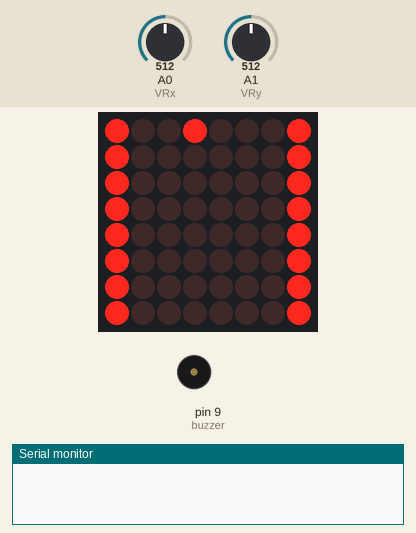
Bench run of a sketch on a simulated Arduino Uno, built with avr-gcc and run on an emulated ATmega328P. On the bench: 8×8 LED matrix, buzzer (waves = sounding), the last lines printed to the serial monitor. The test bench sets the inputs (shaded band); at power-on: A1 (VRy) = 512, A0 (VRx) = 512.

Above: at 1.2 s.
1.3 s: A1 (VRy) set to 890
4.3 s: A1 (VRy) set to 913
At 5.47 s:
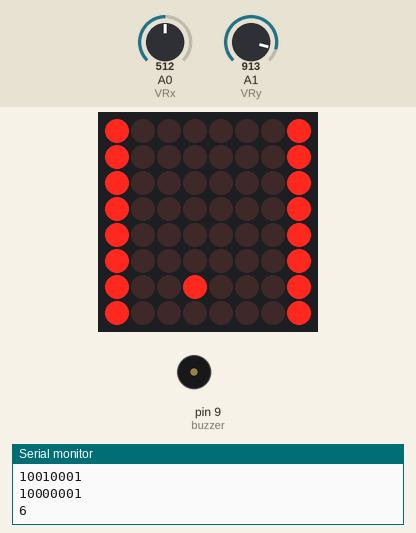
7.1 s: A0 (VRx) set to 882
9.6 s: A0 (VRx) set to 914
At 12.3 s:
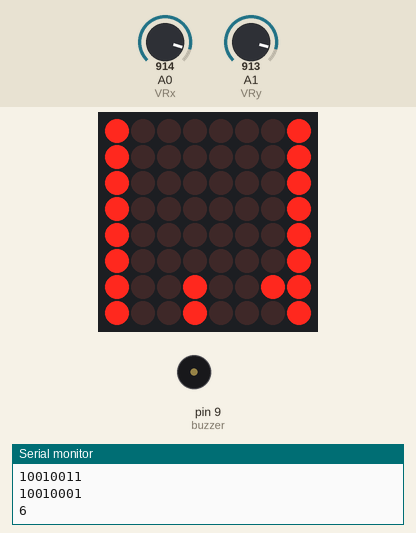
12.6 s: A0 (VRx) set to 900
At 13.33 s:
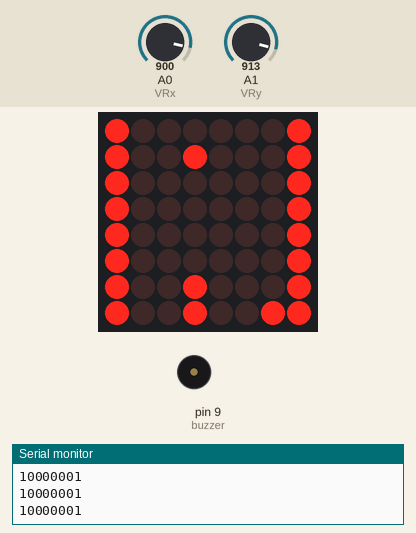
14.9 s: A0 (VRx) set to 105
17.3 s: A0 (VRx) set to 88
At 18.6 s:
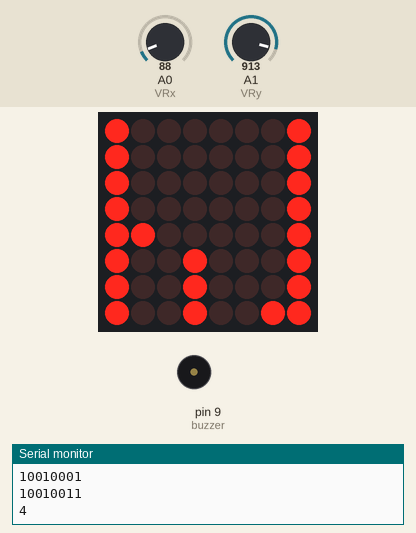
Timing chart, 0 to 20.3 s (numbered marks = the images above; inputs shaded):
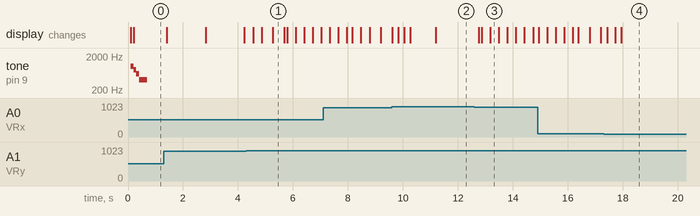

Measured:
- the behaviour switches between 900 and 901 on A1 (VRy) (found by bisection; images 0 and 1)
- the behaviour switches between 900 and 901 on A0 (VRx) (found by bisection; images 1 and 2)
- the behaviour switches between 100 and 99 on A0 (VRx) (found by bisection; images 3 and 4)
- after the input at 9.6 s, the display: first differs from a run without the input after 0.23 s (image 2 shows a later state)
- after the input at 17.3 s, tone on pin 9 (buzzer): stops changing and stays silent; the display: first changes after 0.13 s (image 4 shows a later state)
- by itself, tone on pin 9 (buzzer): plays 1000 Hz for 0.10 s, 800 Hz for 0.10 s, 600 Hz for 0.10 s, 400 Hz for 0.30 s
- what the display in image 1 shows lasts 0.4 s, from 5.3 s to 5.7 s

The sketch:

Project.ino
```cpp
/* Your Name & E-mail: Kiyomi Sugita ksugi006@ucr.edu
* Lab Section: 21
* Assignment: Custom Project
* Exercise Description: [optional - include for your own benefit]
*
* I acknowledge all content contained herein, excluding
*   template or example code, is my own original work.
*
* Demo Link:  https://youtu.be/qQ-lcR4PfdQ
*/
// C++ code
//
#include "LedControl.h"
LedControl lc=LedControl(12,11,10,1);

//joystick
int VRx = A0;
int VRy = A1;
int SW = 2;
int xPosition = 0;
int yPosition = 0;
int SW_state = 0;
int mapX = 0;
int mapY = 0;

//display
byte a[8]={B10000001,B10000001,B10000001,B10000001,B10000001,B10000001,B10000001,B10000001};
byte curr = B00000000; //is the current shape you're working with
int currr[8];
int game[8][8] { {1,0,0,0,0,0,0,1}, {1,0,0,0,0,0,0,1}, {1,0,0,0,0,0,0,1}, {1,0,0,0,0,0,0,1}, {1,0,0,0,0,0,0,1}, {1,0,0,0,0,0,0,1}, {1,0,0,0,0,0,0,1}, {1,0,0,0,0,0,0,1} }; // array of arrays showing current state of game.
byte dot = B10010001; //a dot shape
byte def = B10000001; //default line.
//keeps track of current spot in a
int current = 0;
//keep track of current spot horizontally
int currenth = 3;
int botmax = 7; //lowest shape can go
byte below = B00000000;
int endgame = 0;

//buzzer
const int buzzer = 9;
//song count
int scount  = 0;
//moving down count
int dcount = 0;

int p = 0;

typedef struct task {
  int state;
  unsigned long period;
  unsigned long elapsedTime;
  int (*TickFct)(int);
} task;

void printgamestate() {
  //used to print out the state in form of 0's and 1's. should be equivalent to what you see on LCD display.
  for(int m = 0; m < 8; m++){
    for(int p = 0; p < 8; p++) {
      Serial.print(game[m][p]);
    }
    Serial.print('\n');
  }
  Serial.print(current);
  Serial.print('\n');
};

const unsigned short tasksNum = 2;
task tasks[tasksNum];

enum game {start, sgame, go, down, check, pause, left, right, gend} LCD;
int play (int state){
  switch (state) {
    case start:
      state = sgame;
    break;

    case sgame:
      state = go;
    break;


    case go:
      if(endgame ==  0) {
        if(dcount >= 10) {
          state = check;
          dcount = 0;
        } else {
          if(xPosition > 900) {
            state = right;
          } else if (xPosition < 100) {
            state = left;
          } else if (yPosition > 900) {
            state = check;
          } else {
            state = go;
          }
          dcount++;
        }
      } else {
        state = gend;
      }
    break;

    case down:
      state = go;
      printgamestate();
    break;

    case pause:
      if (p < 5) {
        p++;
        state = pause;
      } else {
        p = 0;
        state = go;
      }
    break;

    case check:
      if(current < 7) {
        if (game[current + 1][currenth] == 1){
          current = 0;
          state = go;
        } else {
          state = down;
        }
      } else {
        current = 0;
        state = go;
      }
    break;

    case left:
      state = go;
    break;

    case right:
      state = go;
    break;

  }
  switch (state) {
    case start:

    break;

    case sgame:
      lc.setRow(0,0,a[0]);
      lc.setRow(0,1,a[1]);
      lc.setRow(0,2,a[2]);
      lc.setRow(0,3,a[3]);
      lc.setRow(0,4,a[4]);
      lc.setRow(0,5,a[5]);
      lc.setRow(0,6,a[6]);
      lc.setRow(0,7,a[7]);
    break;

    case go:
      if((current == botmax) || (current == 0)) {
        curr = dot;
        currr[4] = 1;
        below = a[current + 1];
        a[0] = curr;
        currenth = 3;
        current = 0;
        game[current][3] = 1;
        a[current] = B10010001;
        lc.setRow(0,0,curr);

      if((game[0][1] == 1 && game[1][1] == 1 && game[2][1] == 1 && game[3][1] == 1 && game[4][1] == 1 && game[5][1] == 1 && game[6][1] == 1 && game[7][1] == 1) ||
      (game[0][2] == 1 && game[2][2] == 1 && game[3][2] == 1 && game[4][2] == 1 && game[5][2] == 1 && game[6][2] == 1 && game[7][2] == 1 && game[1][2] == 1) ||
      (game[0][3] == 1 && game[2][3] == 1 && game[3][3] == 1 && game[4][3] == 1 && game[5][3] == 1 && game[6][3] == 1 && game[7][3] == 1 && game[1][3] == 1) ||
      (game[0][4] == 1 && game[2][4] == 1 && game[3][4] == 1 && game[4][4] == 1 && game[5][4] == 1 && game[6][4] == 1 && game[7][4] == 1 && game[1][4] == 1) ||
      (game[0][5] == 1 && game[2][5] == 1 && game[3][5] == 1 && game[4][5] == 1 && game[5][5] == 1 && game[6][5] == 1 && game[7][5] == 1 && game[1][5] == 1) ||
      (game[0][6] == 1 && game[2][6] == 1 && game[3][6] == 1 && game[4][6] == 1 && game[5][6] == 1 && game[6][6] == 1 && game[7][6] == 1 && game[1][6] == 1)){
        endgame = 1;
      }
      }
    break;


    case check:
    //used to check if there is already something below.
//      Serial.print(a[current] - below);
//      Serial.print(' ');
//      Serial.print(below);
//      Serial.print(' ');
//      Serial.print(curr);
//      Serial.print(' ');
//      Serial.print(a[current]);
//      Serial.print(' ');
//      Serial.print(curr - 129);
//      Serial.print('\n');

    break;

    case pause:
      current = 0;
      botmax = 7;
    break;

    case down:
      current++;
      a[current - 1] = a[current -1] - curr + 129;
      a[current] = curr | a[current];
      game[current][currenth] = 1;
      game[current - 1][currenth] = 0;

      if(game[7][1] == 1 && game[7][2] == 1 && game[7][3] == 1 && game[7][4] == 1 && game[7][5] == 1 && game[7][6] == 1) {
        for(int l = 7; l > 0; l--){
          for(int o = 7; o > 0; o--){
            game[l][o] = game[l-1][o];
          }
          a[l] = a[l-1];
        }
      }
      lc.setRow(0,0,a[0]);
      lc.setRow(0,1,a[1]);
      lc.setRow(0,2,a[2]);
      lc.setRow(0,3,a[3]);
      lc.setRow(0,4,a[4]);
      lc.setRow(0,5,a[5]);
      lc.setRow(0,6,a[6]);
      lc.setRow(0,7,a[7]);
    break;

    case right:

      if (currenth < 6) {
        currenth++;
        if ((curr == B11000001) && (game[current][currenth] == 0 )) {
          curr = B10100001;
          game[current][currenth] = 1;
          game[current][currenth - 1] = 0;
        } else if ((curr == B10100001) && (game[current][currenth] == 0 )) {
          curr = B10010001;
          game[current][currenth] = 1;
          game[current][currenth - 1] = 0;
        } else if ((curr == B10010001) && (game[current][currenth] == 0 )) {
          curr = B10001001;
          game[current][currenth] = 1;
          game[current][currenth - 1] = 0;
        } else if ((curr == B10001001) && (game[current][currenth] == 0)) {
          curr = B10000101;
          game[current][currenth] = 1;
          game[current][currenth - 1] = 0;
        } else if ((curr == B10000101) && (game[current][currenth] == 0 )) {
          curr = B10000011;
          game[current][currenth] = 1;
          game[current][currenth - 1] = 0;
        }
        a[current] = curr;

      }
        lc.setRow(0,0,a[0]);
        lc.setRow(0,1,a[1]);
        lc.setRow(0,2,a[2]);
        lc.setRow(0,3,a[3]);
        lc.setRow(0,4,a[4]);
        lc.setRow(0,5,a[5]);
        lc.setRow(0,6,a[6]);
        lc.setRow(0,7,a[7]);
      Serial.print(currenth);
      Serial.print('\n');
      printgamestate();
    break;

    case left:

      if(currenth > 1) {
        currenth--;
        if ((curr == B10000011) && (game[current][currenth] == 0)) {
          curr = B10000101;
          game[current][currenth] = 1;
          game[current][currenth + 1] = 0;
        } else if ((curr == B10000101) && (game[current][currenth] == 0)) {
          curr = B10001001;
          game[current][currenth] = 1;
          game[current][currenth + 1] = 0;
        } else if ((curr == B10001001) && (game[current][currenth] == 0)) {
          curr = B10010001;
          game[current][currenth] = 1;
          game[current][currenth + 1] = 0;
        } else if ((curr == B10010001) && (game[current][currenth] == 0)) {
          curr = B10100001;
          game[current][currenth] = 1;
          game[current][currenth + 1] = 0;
        } else if ((curr == B10100001) && (game[current][currenth] == 0)) {
          curr = B11000001;
          game[current][currenth] = 1;
          game[current][currenth + 1] = 0;
        }
        a[current] = curr;

      }
        lc.setRow(0,0,a[0]);
        lc.setRow(0,1,a[1]);
        lc.setRow(0,2,a[2]);
        lc.setRow(0,3,a[3]);
        lc.setRow(0,4,a[4]);
        lc.setRow(0,5,a[5]);
        lc.setRow(0,6,a[6]);
        lc.setRow(0,7,a[7]);
      Serial.print(currenth);
      Serial.print('\n');
      printgamestate();
    break;
  }
  return state;
}

enum playsong {start2, startsong, endsong} ps;
int s (int state){
  switch(state){
    case start2:
      state = startsong;
    break;

    case startsong:
      if (scount > 4) {
        state = endsong;
        noTone(buzzer);
        scount = 0;
      } else {
        scount++;
        state = startsong;
      }
    break;

    case endsong:
      if (scount > 4) {
        state = endsong;
        noTone(buzzer);
        scount = 0;
      } else {
        scount++;
        state = endsong;
      }
    break;

    default:
    break;
  }
  switch(state) {
    case startsong:
      if(scount == 0) {
        tone(buzzer,1000);
      } else if (scount == 1) {
        tone(buzzer, 800);
      } else if (scount == 2) {
        tone(buzzer, 600);
      } else if (scount == 3) {
        tone(buzzer, 400);
      }
    break;

    case endsong:
      if (endgame == 1) {
        if(scount == 0) {
          tone(buzzer,400);
        } else if (scount == 1) {
          tone(buzzer, 600);
        } else if (scount == 2) {
          tone(buzzer, 800);
        } else if (scount == 3) {
          tone(buzzer, 1000);
        }
      }
    break;

    default:
    break;
  }
  return state;
}
void setup() {
    /*
   The MAX72XX is in power-saving mode on startup,
   we have to do a wakeup call
   */
  lc.shutdown(0,false);
  /* Set the brightness to a medium values */
  lc.setIntensity(0,1);
  /* and clear the display */
  lc.clearDisplay(0);

  // other initializations
  unsigned char i = 0;

  tasks[i].state = start;
  tasks[i].period = 100;
  tasks[i].elapsedTime = 0;
  tasks[i].TickFct = &play;
  i++;
  tasks[i].state = start2;
  tasks[i].period = 100;
  tasks[i].elapsedTime = 0;
  tasks[i].TickFct = &s;

  Serial.begin(9600);
  pinMode(buzzer, OUTPUT);
  pinMode(VRx, INPUT);
  pinMode(VRy, INPUT);
  pinMode(SW, INPUT_PULLUP);
}


void loop() {
  // put your main code here, to run repeatedly:
  xPosition = analogRead(VRx);
  yPosition = analogRead(VRy);
  unsigned char i;
  for (i = 0; i < tasksNum; ++i) {
    if ( (millis() - tasks[i].elapsedTime) >= tasks[i].period) {
        tasks[i].state = tasks[i].TickFct(tasks[i].state);
        tasks[i].elapsedTime = millis(); // Last time this task was ran
    }
  }
  delay(100);
}
```
